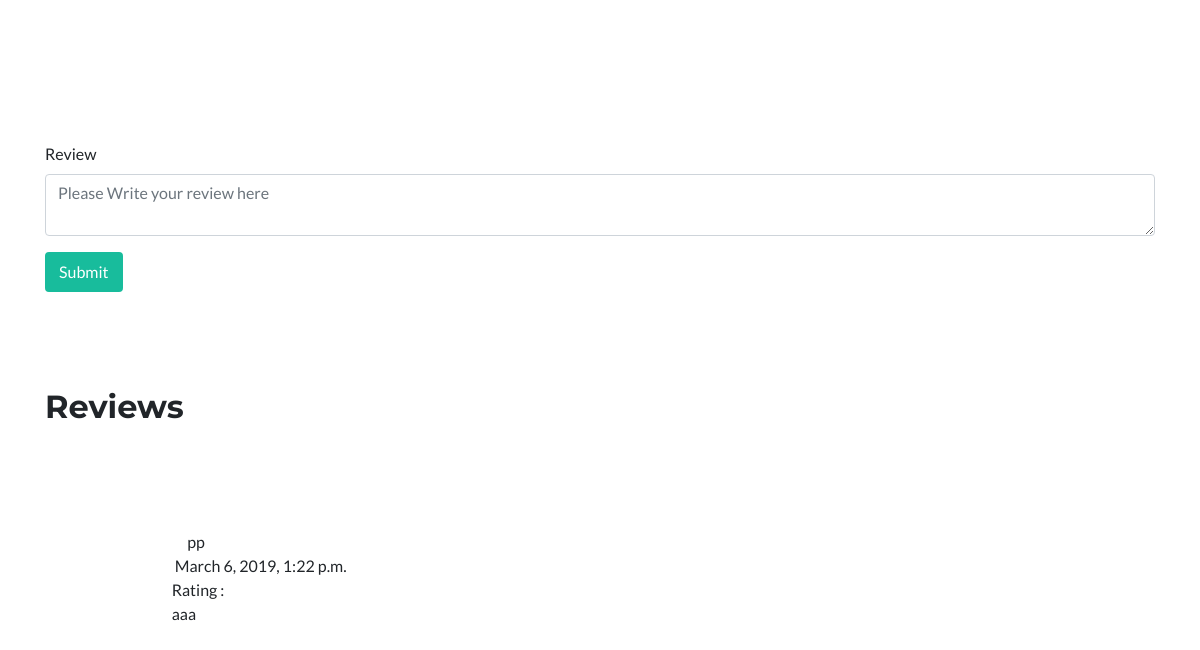
/spot/2/ (lower part), run on an earlier commit of the app's database.
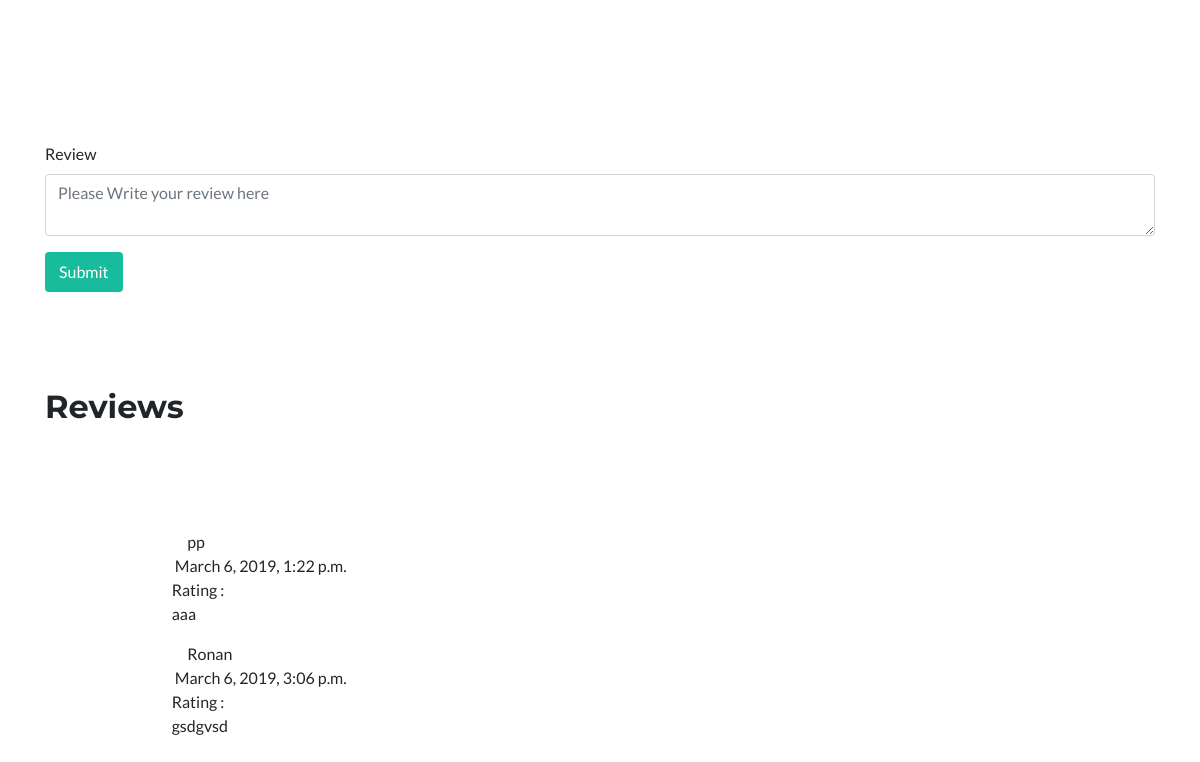
And on a later commit of the database.
### skate/models.py (models this page shows)
class Review(models.Model):
    link= models.ForeignKey(Spot, on_delete=models.CASCADE)
    text= models.CharField(max_length=800)
    pub_date = models.DateTimeField('date published')
    author = models.ForeignKey(User, on_delete=models.CASCADE)

### skate/views.py (the view)
# urls.py: path('spot/<pk>/', views.detail, name='detail'),
def detail(request, pk):
    spot = Spot.objects.get(pk=pk)
    reviews= spot.review_set.all()
    context ={'spot':spot, 'reviews':reviews}
    return render(request,'skate/spot_detail.html',context)

### skate/templates/skate/spot_detail.html (shortened to what this page needs)
{% extends 'skate/base.html' %}
{% block content %}
        <section class="portfolio text-center" id="portfolio">
            <br>
            <br>
            <br>
            <br>
            <br>
            <br>
            <br>
</section>
        <section id="contact">
                <div class="container">
                        <form action="{% url 'skate:review' spot.id %}" method="POST">
                                <div class="form-group">
                                    <label for="review">Review</label>
                                    <textarea name ='review' type="review" class="form-control" id="review" placeholder="Please Write your review here"></textarea>
                                  </div>
                              <button type="submit" class="btn btn-primary">Submit</button>
                            </form>
        </div>
        </section>
        <div class="container">
                <div class="row">
                  <div class="col-md-8">
                    <h2 class="page-header">Reviews</h2>
                      <section class="comment-list">
            {% for review in reviews %}
        <article class="row">
                <div class="col-md-2 col-sm-2 hidden-xs">
                </div>
                <div class="col-md-10 col-sm-10">
                  <div class="panel panel-default arrow left">
                    <div class="panel-body">
                      <header class="text-left">
                        <div class="comment-user"><i class="fa fa-user"></i> {{review.author}}</div>
                        <time class="comment-date" datetime=" {{review.pub_date}}"> {{review.pub_date}}</time>
                      </header>
                      <div class="comment-post">
                          Rating :
                        <p>
                         {{review.text}}
                        </p>
                  </div>
                </div>
              </article>
              {% endfor %}
            </section>
        </div>
      </div>
    </div>
{% endblock %}

What changed in the data, as far as the page shows it:
added Review: author "Ronan", pub_date "March 6, 2019, 3:06 p.m.", text "gsdgvsd"
